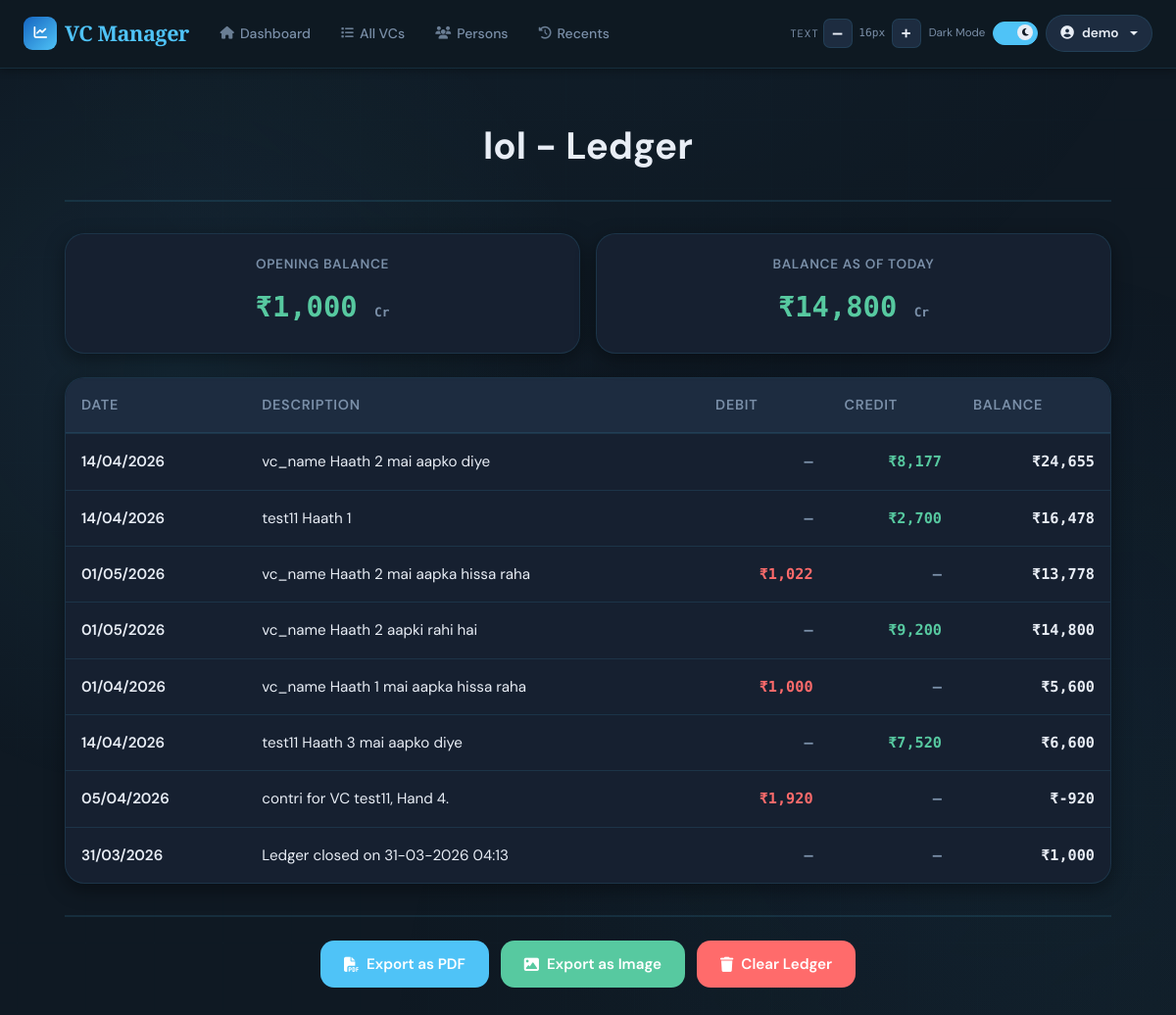
The page /ledger/10 (signed in) on the database as committed earlier.
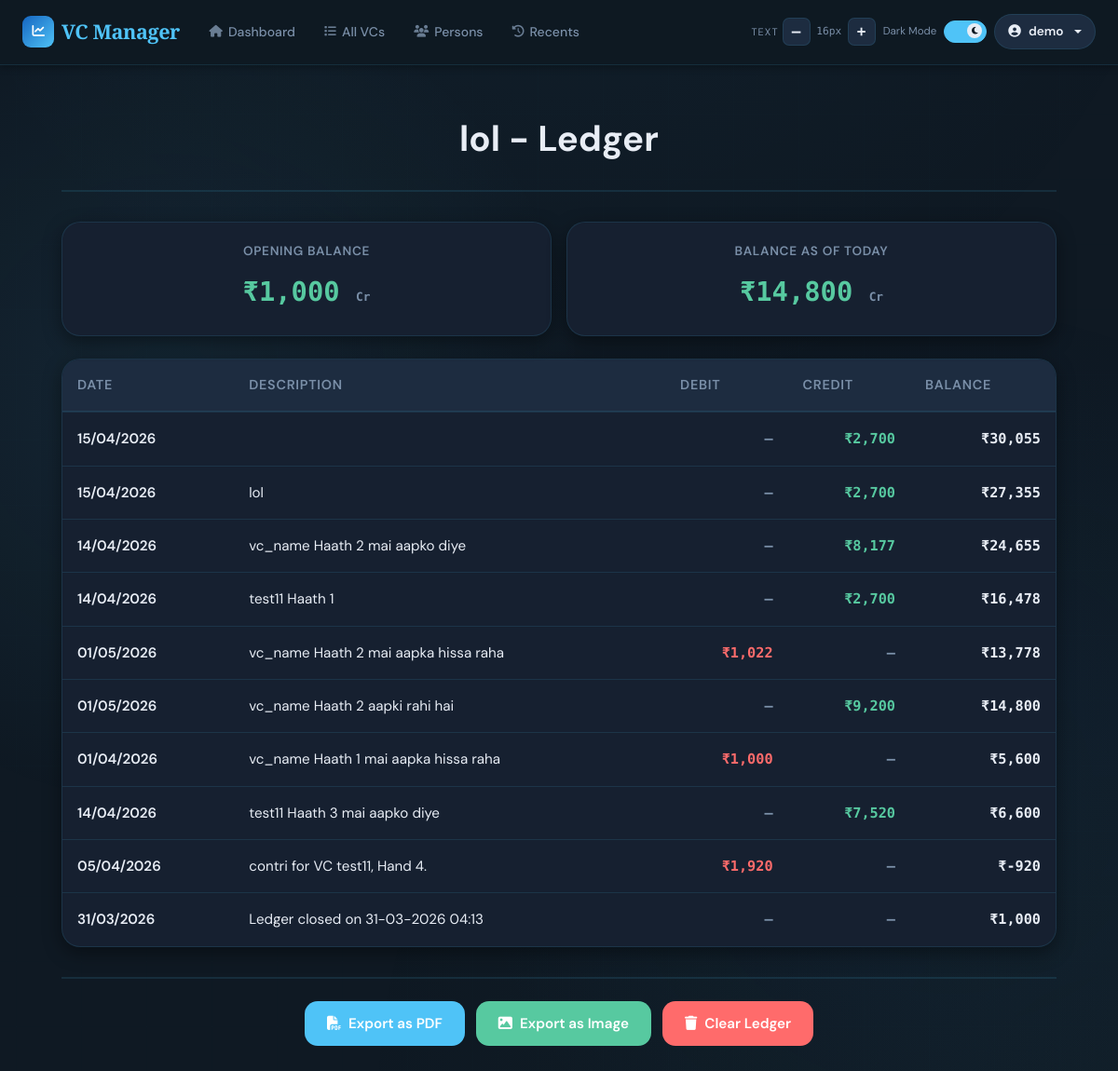
The same page on the database as committed later.
### app/models/user.py (models this page shows, shortened)
class User(UserMixin, db.Model):
    __tablename__ = 'users'
    id = db.Column(db.Integer, primary_key=True)
    email = db.Column(db.String(120), unique=True, nullable=False, index=True)
    name = db.Column(db.String(120), nullable=False)
    password_hash = db.Column(db.String(255), nullable=True)  # Nullable for OAuth-only users
    google_id = db.Column(db.String(255), unique=True, nullable=True)  # For OAuth users
    created_at = db.Column(db.DateTime, default=datetime.utcnow)
    last_login = db.Column(db.DateTime, nullable=True)
    vcs = db.relationship('VC', backref='user', lazy=True, cascade='all, delete-orphan')
    persons = db.relationship('Person', backref='user', lazy=True, cascade='all, delete-orphan')

### app/models/person.py (models this page shows, shortened)
class Person(db.Model):
    __tablename__ = 'persons'
    id = db.Column(db.Integer, primary_key=True)
    user_id = db.Column(db.Integer, db.ForeignKey('users.id'), nullable=False, index=True)
    name = db.Column(db.String(80), nullable=False)
    short_name = db.Column(db.String(20), nullable=False)
    phone = db.Column(db.String(20), nullable=True)
    phone2 = db.Column(db.String(20), nullable=True)
    opening_balance = db.Column(db.Float, default=0.0, nullable=True)
    created_at = db.Column(db.DateTime, default=datetime.utcnow)
    __table_args__ = (
        db.UniqueConstraint('user_id', 'name',       name='uq_person_user_name'),
        db.UniqueConstraint('user_id', 'short_name', name='uq_person_user_short_name'),
    )
    payments = db.relationship('Payment', backref='person', lazy=True)
    ledger_entries = db.relationship('LedgerEntry', backref='ledger_person', lazy=True)
    @property
    def ledger_balance(self):
        entries = [e for e in self.ledger_entries if e is not None]
        if entries:
            last_entry = sorted(entries, key=lambda e: e.date, reverse=True)[0]
            return last_entry.balance if last_entry.balance is not None else (self.opening_balance or 0.0)
        return self.opening_balance or 0.0

### app/models/ledger.py (models this page shows)
class LedgerEntry(db.Model):
    __tablename__ = 'ledger_entries'
    id = db.Column(db.Integer, primary_key=True)
    person_id = db.Column(db.Integer, db.ForeignKey('persons.id'), nullable=True, index=True)
    vc_id = db.Column(db.Integer, db.ForeignKey('vcs.id'), nullable=True, index=True)
    date = db.Column(db.DateTime, nullable=False, default=datetime.utcnow)
    narration = db.Column(db.Text, nullable=False)
    debit = db.Column(db.Float, default=0)
    credit = db.Column(db.Float, default=0)
    balance = db.Column(db.Float, default=0)
    created_at = db.Column(db.DateTime, default=datetime.utcnow)
    vc = db.relationship('VC', foreign_keys=[vc_id], back_populates='ledger_entries', lazy=True)

### app/routes/ledger.py (the view)
@ledger_bp.route('/<int:person_id>')
@login_required
def person_ledger(person_id):
    person = Person.query.filter_by(id=person_id, user_id=current_user.id).first_or_404()
    vc_id = request.args.get('vc_id', type=int)
    from_date = request.args.get('from_date')
    to_date   = request.args.get('to_date')
    query = LedgerEntry.query.filter_by(person_id=person_id)
    if vc_id:
        query = query.filter(LedgerEntry.vc_id == vc_id)
    if from_date:
        query = query.filter(LedgerEntry.date >= datetime.strptime(from_date + ' 00:00:00', '%Y-%m-%d %H:%M:%S'))
    if to_date:
        query = query.filter(LedgerEntry.date <= datetime.strptime(to_date + ' 23:59:59', '%Y-%m-%d %H:%M:%S'))
    entries = query.order_by(LedgerEntry.id.desc()).all()
    entries = [e for e in entries if e is not None]
    opening_balance = float(person.opening_balance or 0.0)
    return render_template('ledger/person.html', person=person, entries=entries, opening_balance=opening_balance)

### templates/ledger/person.html (shortened to what this page needs)
{% extends "base.html" %}
{% block content %}
<div class="container-wrapper">
    <div class="page-header">
        <div class="header-title">
            <h1 class="page-title">{{ person.name }} - Ledger</h1>
        </div>
    </div>
    <div class="stats-row">
        <div class="stat-box">
            <div class="stat-label">Opening Balance</div>
            <div class="stat-value {{ 'positive' if opening_balance >= 0 else 'negative' }}">
                ₹{{ "{:,.0f}".format(opening_balance) }} <span style="color: var(--text-muted); font-size: 0.8rem;">{{ 'Cr' if opening_balance >= 0 else 'Dr' }}</span>
            </div>
        </div>
        <div class="stat-box">
            <div class="stat-label">Balance as of Today</div>
            <div class="stat-value {{ 'positive' if person.ledger_balance >= 0 else 'negative' }}">
                ₹{{ "{:,.0f}".format(person.ledger_balance) }} <span style="color: var(--text-muted); font-size: 0.8rem;">{{ 'Cr' if person.ledger_balance >= 0 else 'Dr' }}</span>
            </div>
        </div>
    </div>
    <div class="table-section">
        {% if entries %}
            <table class="ledger-table">
                <thead>
                    <tr>
                        <th>Date</th>
                        <th>Description</th>
                        <th>Debit</th>
                        <th>Credit</th>
                        <th>Balance</th>
                    </tr>
                </thead>
                <tbody>
                    {% for entry in entries %}
                    <tr>
                        <td class="cell-date">{{ entry.date.strftime('%d/%m/%Y') }}</td>
                        <td class="cell-description">{{ entry.narration }}</td>
                        <td class="cell-amount">
                            {% if entry.debit > 0 %}
                                <span class="amount-debit">₹{{ "{:,.0f}".format(entry.debit) }}</span>
                            {% else %}
                                <span class="amount-empty">—</span>
                            {% endif %}
                        </td>
                        <td class="cell-amount">
                            {% if entry.credit > 0 %}
                                <span class="amount-credit">₹{{ "{:,.0f}".format(entry.credit) }}</span>
                            {% else %}
                                <span class="amount-empty">—</span>
                            {% endif %}
                        </td>
                        <td class="cell-amount {{ 'amount-credit' if entry.balance >= 0 else 'amount-debit' }}">
                            ₹{{ "{:,.0f}".format(entry.balance) }}
                        </td>
                    </tr>
                    {% endfor %}
                </tbody>
            </table>
        {% else %}
            <div class="empty-state">
                <i class="fas fa-book-open"></i>
                <h3>No ledger entries</h3>
                <p>Start by adding entries to this person's ledger</p>
            </div>
        {% endif %}
    </div>
    <div class="export-section">
        <button class="action-btn btn-export-pdf" onclick="exportPDF({{ person.id }})">
            <i class="fas fa-file-pdf"></i>Export as PDF
        </button>
        <button class="action-btn btn-export-image" onclick="exportImage({{ person.id }})">
            <i class="fas fa-image"></i>Export as Image
        </button>
        <button class="action-btn btn-clear" onclick="confirmClearLedger()">
            <i class="fas fa-trash"></i>Clear Ledger
        </button>
    </div>
</div>
{% endblock %}

### templates/base.html (shortened to what this page needs)
<!DOCTYPE html>
<html lang="en" data-theme="dark">
<head>
    <link href="https://cdnjs.cloudflare.com/ajax/libs/font-awesome/6.5.0/css/all.min.css" rel="stylesheet">
    <link href="https://cdn.jsdelivr.net/npm/bootstrap@5.3.0/dist/css/bootstrap.min.css" rel="stylesheet">
    <link rel="stylesheet" href="https://cdn.jsdelivr.net/npm/swiper@11/swiper-bundle.min.css" />
</head>
<body>
<nav class="navbar navbar-expand-lg" role="navigation" aria-label="Main navigation">
    <div class="container-fluid px-4">
        <a class="navbar-brand" href="{{ url_for('dashboard.index') }}">
            <div class="brand-icon" aria-hidden="true"><i class="fas fa-chart-line"></i></div>
            VC Manager
        </a>
        <div class="collapse navbar-collapse" id="navbarNav">
            {% if current_user.is_authenticated %}
            <ul class="navbar-nav me-auto d-none d-md-flex">
                <li class="nav-item"><a class="nav-link" href="{{ url_for('dashboard.index') }}"><i class="fas fa-home"></i>Dashboard</a></li>
                <li class="nav-item"><a class="nav-link" href="{{ url_for('vc.vcs_list') }}"><i class="fas fa-list"></i>All VCs</a></li>
                <li class="nav-item"><a class="nav-link" href="{{ url_for('person.persons') }}"><i class="fas fa-users"></i>Persons</a></li>
                <li class="nav-item"><a class="nav-link" href="{{ url_for('transactions.recent_transactions') }}"><i class="fas fa-history"></i>Recents</a></li>
            </ul>
            {% endif %}
            <div class="d-flex align-items-center ms-auto gap-2 mt-2 mt-lg-0">
                <div class="d-flex align-items-center gap-1" role="toolbar" aria-label="Font size">
                    <span class="a11y-label d-none d-xl-inline">Text</span>
                    <button class="fs-btn" id="fsDecrease" aria-label="Decrease font size">–</button>
                    <span class="fs-display" id="fsDisplay" aria-live="polite">16px</span>
                    <button class="fs-btn" id="fsIncrease" aria-label="Increase font size">+</button>
                </div>
                <div class="d-flex align-items-center gap-2" aria-label="Theme">
                    <span class="toggle-label-text d-none d-xl-inline" id="themeLabel">Dark</span>
                    <label class="toggle-switch" aria-label="Toggle light/dark mode">
                        <div class="toggle-track"></div>
                        <div class="toggle-thumb"><i class="fas fa-moon" id="toggleIcon"></i></div>
                    </label>
                </div>
                {% if current_user.is_authenticated %}
                <div class="dropdown">
                    <button class="user-btn dropdown-toggle" type="button" data-bs-toggle="dropdown" aria-expanded="false">
                        <i class="fas fa-user-circle"></i>
                        <span class="d-none d-sm-inline">{{ current_user.name }}</span>
                    </button>
                </div>
                {% endif %}
            </div>
        </div>
    </div>
</nav>
<main class="main-content" role="main">
    <div class="container">
        {% block content %}{% endblock %}
    </div>
</main>
</body>
</html>

### templates/ledger/person.html (style rules this page uses)
html { font-size: var(--fs-base); }
body { font-size: var(--fs-base); }
.container-wrapper { max-width: 1200px; margin: 0 auto; padding: 24px; }
.page-header { text-align: center; margin-bottom: 32px; padding-bottom: 24px; border-bottom: 2px solid var(--border); }
.header-title { text-align: center; }
.page-title { font-size: 2.4rem; font-weight: 700; color: var(--text); margin: 0 0 8px 0; }
.stats-row { display: grid; grid-template-columns: repeat(2, 1fr); gap: 16px; margin-bottom: 24px; }
.stat-box { background: var(--surface); border: 1.5px solid var(--border); border-radius: var(--radius-lg); padding: 20px; box-shadow: var(--shadow-md); text-align: center; }
.stat-label { font-size: 0.85rem; color: var(--text-muted); font-weight: 600; text-transform: uppercase; letter-spacing: 0.05em; margin-bottom: 10px; }
.stat-value { font-size: 1.8rem; font-weight: 700; font-family: 'Space Mono', monospace; color: var(--text); margin-bottom: 4px; }
.stat-value.positive { color: var(--success); }
.export-section { text-align: center; margin-top: 32px; padding-top: 24px; border-top: 2px solid var(--border); display: flex; gap: 12px; justify-content: center; flex-wrap: wrap; }
.action-btn { padding: 12px 24px; border: none; border-radius: var(--radius-md); font-weight: 600; cursor: pointer; transition: all 0.28s; display: inline-flex; align-items: center; gap: 8px; font-size: 0.95rem; }
.btn-export-pdf { background: var(--accent); color: #fff; }
.btn-export-image { background: var(--success); color: #fff; }
.btn-clear { background: var(--danger); color: #fff; }
.table-section { background: var(--surface); border: 1.5px solid var(--border); border-radius: var(--radius-lg); overflow: hidden; box-shadow: var(--shadow-md); margin-bottom: 24px; }
.ledger-table { width: 100%; border-collapse: collapse; }
.ledger-table thead { background: var(--surface2); border-bottom: 2px solid var(--border); }
.ledger-table th { padding: 16px; text-align: left; font-weight: 600; font-size: 0.9rem; color: var(--text-muted); text-transform: uppercase; letter-spacing: 0.05em; }
.ledger-table td { padding: 16px; border-bottom: 1.5px solid var(--border); color: var(--text); font-size: 0.95rem; }
.ledger-table tbody tr:last-child td { border-bottom: none; }
.cell-date { font-weight: 600; color: var(--text); }
.cell-description { color: var(--text); }
.cell-amount { font-weight: 700; font-family: 'Space Mono', monospace; text-align: right; }
.amount-debit { color: var(--danger); }
.amount-credit { color: var(--success); }
.amount-empty { color: var(--text-muted); }

Rows that differ between the two databases and show on the page:
added LedgerEntry: date "15/04/2026", credit "2,700", balance "30,055"
added LedgerEntry: date "15/04/2026", narration "lol", credit "2,700", balance "27,355"
